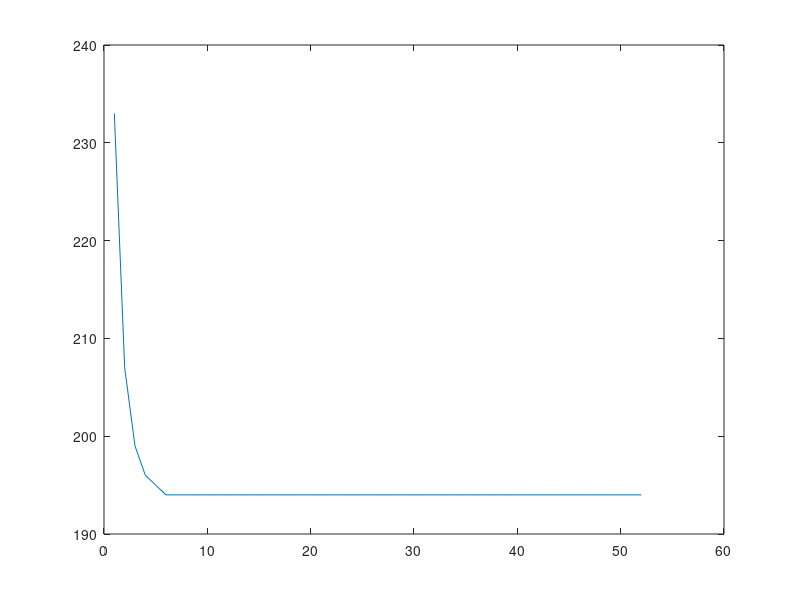
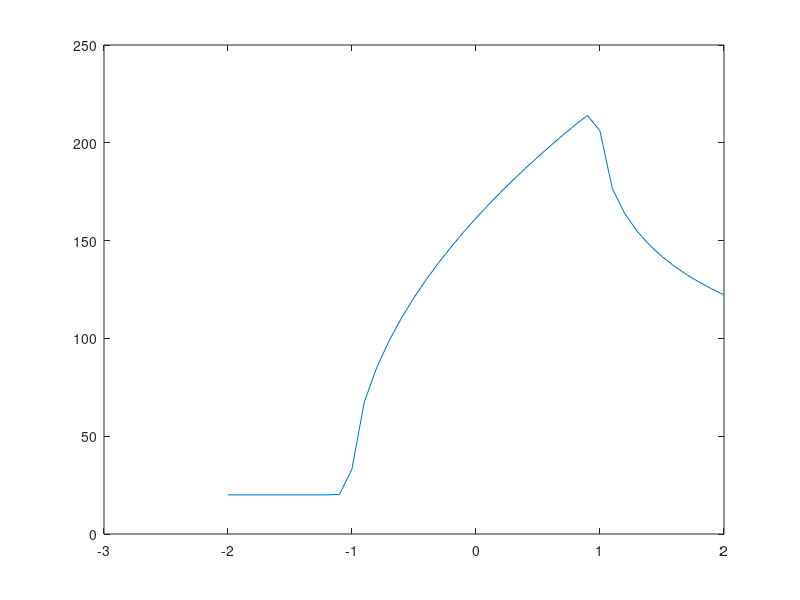
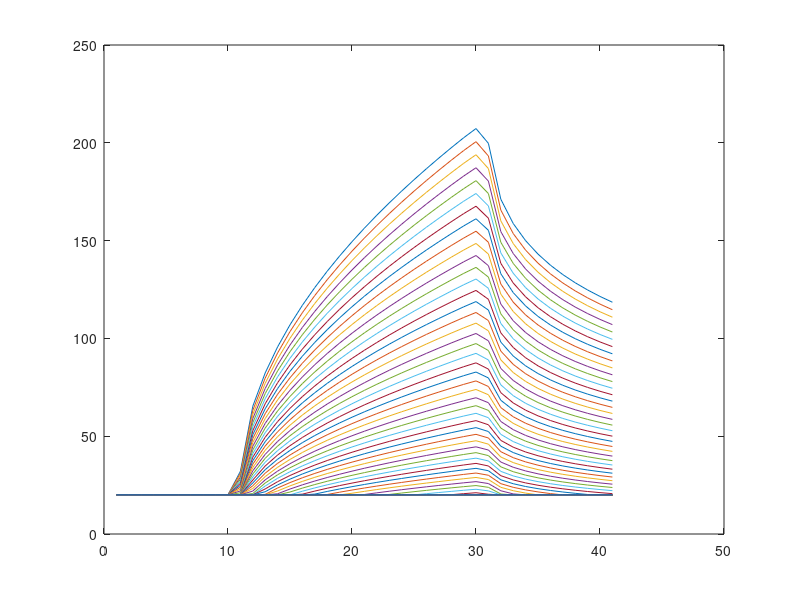
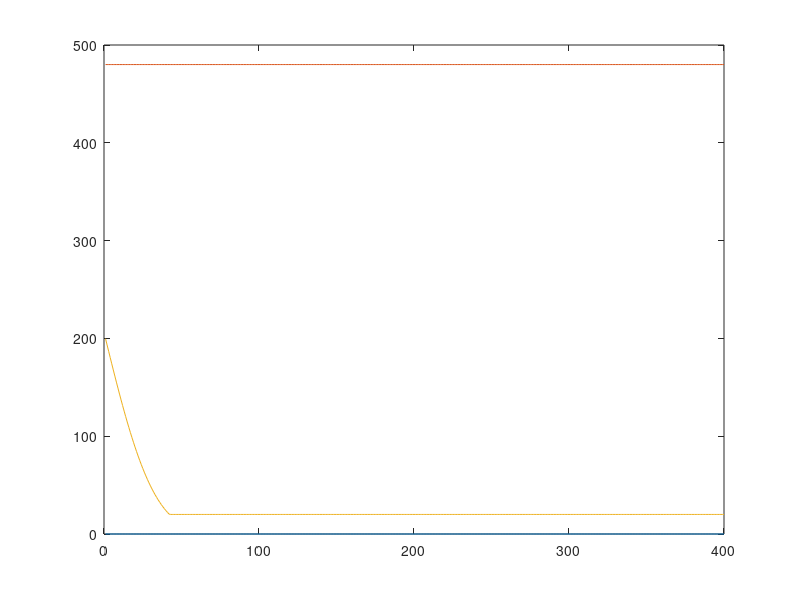

MATLAB code to generate these figures, in order:

%Defining initial parameters
T = 20;
flasht = 0;
half_width = 0.0002;
rho = 4500;
cut_force = 50;
tool_width = 0.003;
cut_speed = 1;
iteration = 0;
tplot = zeros(1000,1);

while true %Iteration to find flash temp
        iteration = iteration +1;
        specific_heat = ((1.71*10^-6)*(T^3))-(0.00173*(T^2))+(0.6*T)+536;
        thermal_cond = ((1.12*10^-5)*(T^2))+(0.00982*T)+6.4;
        Pe = (cut_speed*rho*half_width*specific_heat)/(2*thermal_cond);
        c4 = (0.00527*(Pe^3))-(0.192*(Pe^2))+2.39*Pe;
        if Pe<5
            flasht = round((0.159*c4)*((2*cut_force)/(rho*specific_heat*tool_width*half_width)));
        else
            flasht = round((0.399)*((2*cut_force*cut_speed)/(thermal_cond*tool_width))*(sqrt((thermal_cond)/(rho*specific_heat*cut_speed*half_width))));
        end
        if flasht == T
            break;
        end
        tplot(iteration,1) = flasht;
        T=(flasht+T)/2;
end
tplot = tplot(1:iteration-1,1);
Pep = ['Peclet number (Pe) =' ,num2str(Pe)];
disp(Pep); 
flashtp = ['Flash temperature =',num2str(flasht)];
disp(flashtp);
plot(tplot);                                                                    %Convergence plot for flash temp
figure;

%Finding temp profile on boundary
x_locations = zeros(41,1);
xoverb_start = -2.001;
gap = 0.1;
flank = (1 - xoverb_start)/gap;
p_plus = zeros(length(x_locations),1);
p_minus = zeros(length(x_locations),1);
sst = zeros(length(x_locations),1);
for i = 1:length(x_locations)
    x_locations(i) = xoverb_start;
    p_plus(i) = (Pe*(x_locations(i)+1))/2;
    p_minus(i) = (Pe*(x_locations(i)-1))/2;
    if x_locations(i)<-1
        sst(i)=real((x_locations(i)+1)*exp(p_plus(i))*(besselk(0,-p_plus(i))-besselk(1,-p_plus(i)))+(1-x_locations(i))*exp(p_minus(i))*(besselk(0,-p_minus(i))-besselk(1,-p_minus(i))));
    elseif (-1 < x_locations(i))<1
        sst(i)=real(((x_locations(i)+1)*exp(p_plus(i))*(besselk(0,p_plus(i))+besselk(1,p_plus(i))))+((1-x_locations(i))*exp(p_minus(i))*(besselk(0,-p_minus(i))-besselk(1,-p_minus(i)))));
    else
        sst(i)=real(((x_locations(i)+1)*exp(p_plus(i))*(besselk(0,p_plus(i))+besselk(1,p_plus(i))))+((1-x_locations(i))*exp(p_minus(i))*(besselk(0,p_minus(i))+besselk(1,p_minus(i)))));
    end
    xoverb_start = xoverb_start + gap;
end
%Finding the temp distribution in the subsurface
gap_z = 0.01;
z_locations = zeros(400,1);
k=0;
for j = 1:400
    k=k+gap_z;
    z_locations(j) = k;
end
maxt=max(sst);
subsurface_temp = zeros(length(sst),1);
normalized_sst = zeros(length(sst),1);
for l = 1:length(sst)
    normalized_sst(l) = sst(l)/maxt;
    subsurface_temp(l) = flasht*normalized_sst(l)+20;
end  
plot(x_locations,subsurface_temp);                  %temp profile plot
figure;
all_temp = zeros(length(sst),length(z_locations));
for m = 1:length(sst)
    for n = 1:length(z_locations)
        if (1-erf((z_locations(n)*half_width)/sqrt((8*thermal_cond*half_width)/(specific_heat*rho*cut_speed))))*subsurface_temp(m)<20
            all_temp(m,n)=20;
        else
            all_temp(m,n)=(1-erf((z_locations(n)*half_width)/sqrt((8*thermal_cond*half_width)/(specific_heat*rho*cut_speed))))*subsurface_temp(m);
        end
    end
end       
plot(all_temp);                                                                 %subsurface plot
figure;
Tflank_temp = all_temp(round(flank)+1,:);
Tflank_temp = Tflank_temp';
%disp(Tflank_temp);
%finding residual stresses
residual = zeros(1000,7);
temp=20; youngs=0; ys=0; expansivity=0; estress=0; v=0.32;
for p = 1:length(residual)
    residual(p,1) = temp;
    youngs = (-4*10*temp+1*100000);
    residual(p,2) = youngs;
    expansivity = (1.23*10^-6*temp^2+2.87*10^-3*temp+4.57)*1.8*10^-6;
    residual(p,3) = expansivity;
    ys = (0.005752*temp^4-10.67*temp^3+5597*temp^2-1.79*10^6*temp+1.056*10^9)*10^-6;
    residual(p,4) = ys;
    estress=youngs*expansivity*(temp-20)/(1-v);
    residual(p,5) = estress;
    if estress>ys
        residual(p,6) = estress - ys;
        residual(p,7) = temp;
    else
        residual(p,6) =0;
    end
    temp = temp +1;
end
tempcol=residual(:,7);
toplot = residual(:,[4,5,6]);
Pep = ['Peclet number (Pe) =' ,num2str(Pe)];
Tcritical = min(tempcol(tempcol>0));
Tcriticalp = ['Critical temperature = ',num2str(Tcritical)];
%disp(residual);
disp(Tcriticalp);
plot(toplot);                                                              %Residual stress Plot at surface
%Finding residual stress at tool exit
residual_stress = zeros(length(Tflank_temp),3);
for j = 1:length(Tflank_temp)
    residual_stress(j,2) = Tcritical;
    residual_stress(j,3) = Tflank_temp(j);
    if Tflank_temp(j)> Tcritical
        residual_stress(j,1) = 2.8788*Tflank_temp(j)-1365.2;
    else
        residual_stress(j,1) =0;
    end
end
plot(residual_stress);                                                      %Residual stress at subsurfaces
